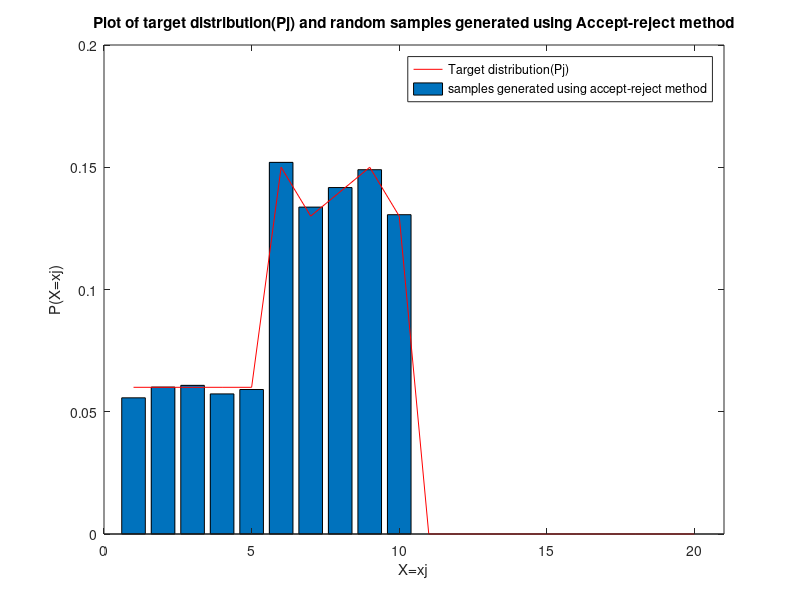

MATLAB code to generate this figure:
function Acc_Rej_Method()
clc
clear all
P=[0.06 0.06 0.06 0.06 0.06 0.15 0.13 0.14 0.15 0.13 0 0 0 0 0 0 0 0 0 0];
Q(1:20)=0.05;
c=max([P./Q]);
sprintf('c=%f',c)
C=[];
No_of_Samples=10000;
X=[];

for i=1:No_of_Samples 
    flag=-1;
    k=0;
    while flag~=0
        k=k+1;
        U=rand();
        Y1=floor(20*rand)+1;
        if U<(P(Y1)/(c*Q(Y1)))
            flag=0;
            X(i)=Y1;
            C(i)=k;
        end
    end
 
end

Sample_mean=mean(X);
Sample_Variance=var(X);
therotical_mean=sum(P.*([1:20]));
temp=([1:20]-therotical_mean).^2;
therotical_variance=sum(P.*temp);
estimated_efficency=10000/sum(C(1:end));
Theoretical_efficency=1/c;
sprintf('Sample mean =%f and therotical mean=%f',Sample_mean,therotical_mean)
sprintf('Sample vairance =%f and therotical vairance=%f',Sample_Variance,therotical_variance)
sprintf('estimated_efficency =%f and Theoretical_efficency=%f',estimated_efficency,Theoretical_efficency)
disp(mean(C));

No_bins = 1:20;
No_counts = histc(X,No_bins);
handle1 = bar(1:20,No_counts/sum(No_counts))
title('Plot of target distribution(Pj) and random samples generated using Accept-reject method')
hold on;
handle2 = plot(P,'r')
legend([handle2,handle1],{'Target distribution(Pj)','samples generated using accept-reject method'});
xlabel('X=xj'); ylabel('P(X=xj)');
xlim([0 20 + 1]);
end
